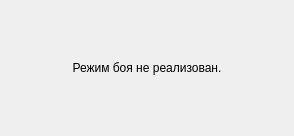
<?xml version="1.0" encoding="UTF-8"?>
<ui version="4.0">
 <class>FightWidget</class>
 <widget class="QWidget" name="FightWidget">
  <property name="geometry">
   <rect>
    <x>0</x>
    <y>0</y>
    <width>294</width>
    <height>136</height>
   </rect>
  </property>
  <property name="windowTitle">
   <string>Form</string>
  </property>
  <layout class="QGridLayout" name="gridLayout">
   <item row="0" column="0">
    <widget class="QLabel" name="label">
     <property name="text">
      <string>Режим боя не реализован.</string>
     </property>
     <property name="alignment">
      <set>Qt::AlignCenter</set>
     </property>
    </widget>
   </item>
  </layout>
 </widget>
 <resources/>
 <connections/>
</ui>
